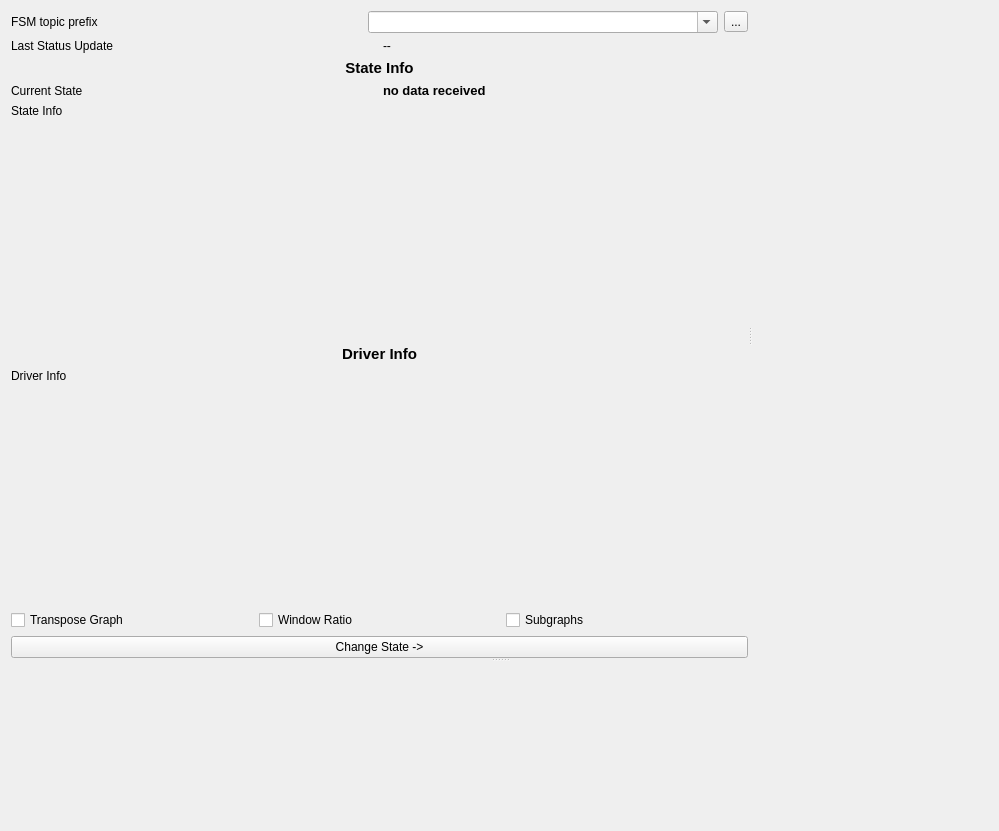
<?xml version="1.0" encoding="UTF-8"?>
<ui version="4.0">
 <class>StateMachineGUI</class>
 <widget class="QWidget" name="StateMachineGUI">
  <property name="geometry">
   <rect>
    <x>0</x>
    <y>0</y>
    <width>999</width>
    <height>831</height>
   </rect>
  </property>
  <property name="windowTitle">
   <string>nimbro_fsm2</string>
  </property>
  <layout class="QVBoxLayout" name="verticalLayout_2">
   <item>
    <widget class="QSplitter" name="splitter_v">
     <property name="orientation">
      <enum>Qt::Vertical</enum>
     </property>
     <widget class="QSplitter" name="splitter_h">
      <property name="orientation">
       <enum>Qt::Horizontal</enum>
      </property>
      <widget class="QWidget" name="layoutWidget">
       <layout class="QVBoxLayout" name="verticalLayout">
        <item>
         <layout class="QHBoxLayout" name="horizontalLayout">
          <property name="sizeConstraint">
           <enum>QLayout::SetMinimumSize</enum>
          </property>
          <item>
           <widget class="QLabel" name="label">
            <property name="text">
             <string>FSM topic prefix</string>
            </property>
           </widget>
          </item>
          <item>
           <widget class="QComboBox" name="prefixComboBox">
            <property name="editable">
             <bool>true</bool>
            </property>
           </widget>
          </item>
          <item>
           <widget class="QToolButton" name="refreshButton">
            <property name="text">
             <string>...</string>
            </property>
            <property name="icon">
             <iconset theme="view-refresh">
              <normaloff>.</normaloff>.</iconset>
            </property>
           </widget>
          </item>
         </layout>
        </item>
        <item>
         <layout class="QHBoxLayout" name="horizontalLayout_3">
          <property name="topMargin">
           <number>0</number>
          </property>
          <item>
           <widget class="QLabel" name="label_3">
            <property name="text">
             <string>Last Status Update</string>
            </property>
           </widget>
          </item>
          <item>
           <widget class="QLabel" name="label_status_update">
            <property name="text">
             <string>--</string>
            </property>
           </widget>
          </item>
         </layout>
        </item>
        <item>
         <widget class="QLabel" name="label_4">
          <property name="font">
           <font>
            <pointsize>11</pointsize>
            <weight>75</weight>
            <bold>true</bold>
           </font>
          </property>
          <property name="text">
           <string>State Info</string>
          </property>
          <property name="alignment">
           <set>Qt::AlignCenter</set>
          </property>
         </widget>
        </item>
        <item>
         <layout class="QHBoxLayout" name="horizontalLayout_2">
          <property name="sizeConstraint">
           <enum>QLayout::SetMinimumSize</enum>
          </property>
          <item>
           <widget class="QLabel" name="label_2">
            <property name="text">
             <string>Current State</string>
            </property>
           </widget>
          </item>
          <item>
           <widget class="QLabel" name="stateLabel">
            <property name="sizePolicy">
             <sizepolicy hsizetype="Minimum" vsizetype="Preferred">
              <horstretch>0</horstretch>
              <verstretch>0</verstretch>
             </sizepolicy>
            </property>
            <property name="font">
             <font>
              <pointsize>10</pointsize>
              <weight>75</weight>
              <bold>true</bold>
             </font>
            </property>
            <property name="text">
             <string>no data received</string>
            </property>
           </widget>
          </item>
         </layout>
        </item>
        <item>
         <widget class="QLabel" name="label_state_info">
          <property name="sizePolicy">
           <sizepolicy hsizetype="Minimum" vsizetype="Expanding">
            <horstretch>0</horstretch>
            <verstretch>0</verstretch>
           </sizepolicy>
          </property>
          <property name="text">
           <string>State Info</string>
          </property>
          <property name="alignment">
           <set>Qt::AlignLeading|Qt::AlignLeft|Qt::AlignTop</set>
          </property>
         </widget>
        </item>
        <item>
         <widget class="QLabel" name="label_6">
          <property name="font">
           <font>
            <pointsize>11</pointsize>
            <weight>75</weight>
            <bold>true</bold>
           </font>
          </property>
          <property name="text">
           <string>Driver Info</string>
          </property>
          <property name="alignment">
           <set>Qt::AlignCenter</set>
          </property>
         </widget>
        </item>
        <item>
         <widget class="QLabel" name="label_driver_info">
          <property name="sizePolicy">
           <sizepolicy hsizetype="Minimum" vsizetype="Expanding">
            <horstretch>0</horstretch>
            <verstretch>0</verstretch>
           </sizepolicy>
          </property>
          <property name="text">
           <string>Driver Info</string>
          </property>
          <property name="alignment">
           <set>Qt::AlignLeading|Qt::AlignLeft|Qt::AlignTop</set>
          </property>
         </widget>
        </item>
        <item>
         <layout class="QGridLayout" name="gridLayout">
          <property name="sizeConstraint">
           <enum>QLayout::SetMinimumSize</enum>
          </property>
          <property name="bottomMargin">
           <number>0</number>
          </property>
          <item row="0" column="0">
           <widget class="QCheckBox" name="check_transpose">
            <property name="text">
             <string>Transpose Graph</string>
            </property>
           </widget>
          </item>
          <item row="0" column="1">
           <widget class="QCheckBox" name="check_ratio">
            <property name="text">
             <string>Window Ratio</string>
            </property>
           </widget>
          </item>
          <item row="0" column="2">
           <widget class="QCheckBox" name="check_subgraph">
            <property name="text">
             <string>Subgraphs</string>
            </property>
           </widget>
          </item>
          <item row="1" column="0" colspan="3">
           <widget class="QPushButton" name="btn_changeState">
            <property name="focusPolicy">
             <enum>Qt::NoFocus</enum>
            </property>
            <property name="text">
             <string>Change State -&gt;</string>
            </property>
           </widget>
          </item>
         </layout>
        </item>
       </layout>
      </widget>
      <widget class="nimbro_fsm2_node_graph::NodeGraph" name="nodeGraph" native="true">
       <property name="sizePolicy">
        <sizepolicy hsizetype="Expanding" vsizetype="Expanding">
         <horstretch>0</horstretch>
         <verstretch>0</verstretch>
        </sizepolicy>
       </property>
       <property name="minimumSize">
        <size>
         <width>50</width>
         <height>50</height>
        </size>
       </property>
      </widget>
     </widget>
     <widget class="nimbro_fsm2_timeline::TimeLineWidget" name="timeline" native="true">
      <property name="minimumSize">
       <size>
        <width>50</width>
        <height>50</height>
       </size>
      </property>
     </widget>
    </widget>
   </item>
  </layout>
 </widget>
 <customwidgets>
  <customwidget>
   <class>nimbro_fsm2_timeline::TimeLineWidget</class>
   <extends>QWidget</extends>
   <header>timeline.h</header>
   <container>1</container>
  </customwidget>
  <customwidget>
   <class>nimbro_fsm2_node_graph::NodeGraph</class>
   <extends>QWidget</extends>
   <header>node_graph.h</header>
   <container>1</container>
  </customwidget>
 </customwidgets>
 <resources/>
 <connections/>
</ui>
